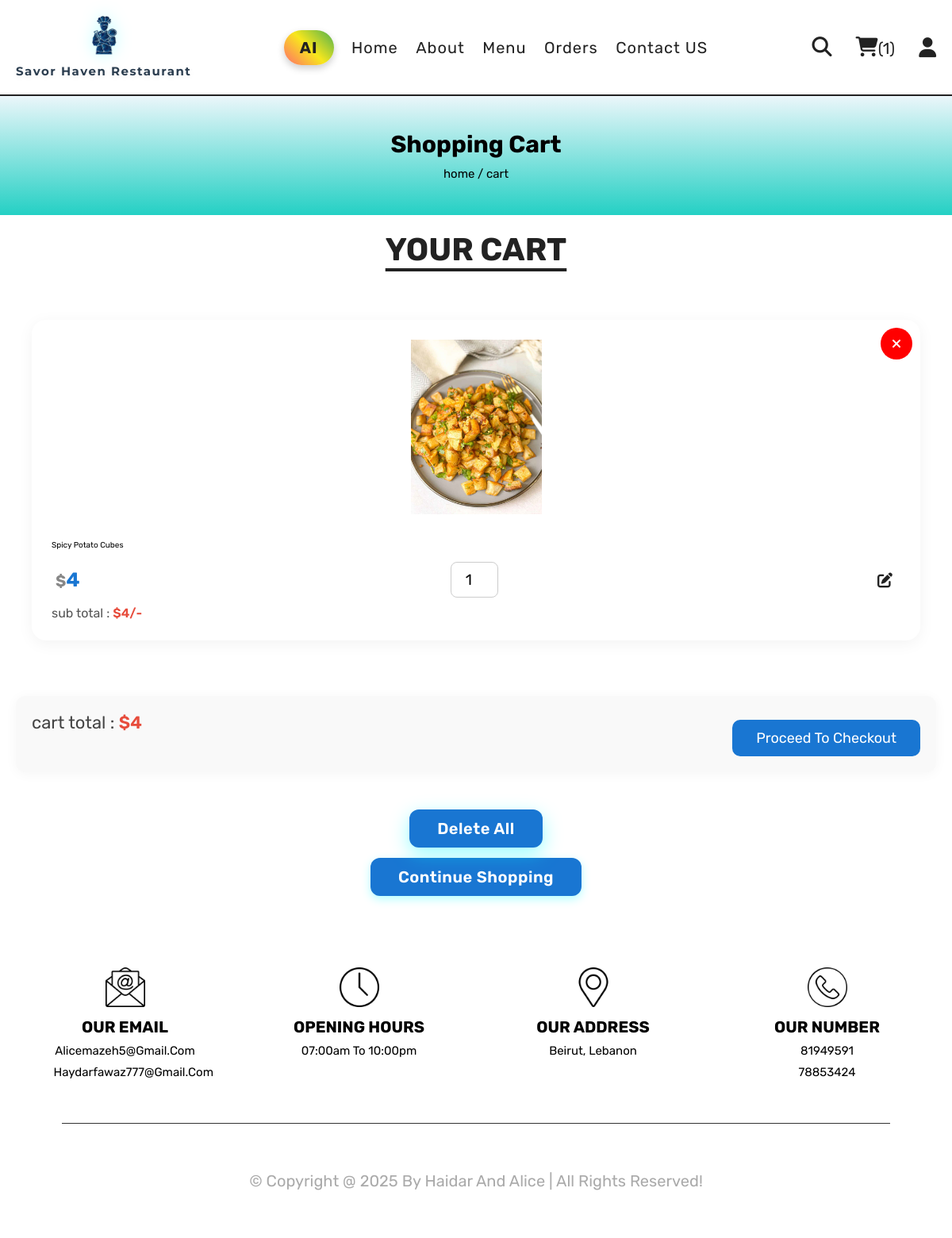
Screenshot of /cart.php (signed in) with the database file from the repository.
### tables this page shows
CREATE TABLE `cart` (
  `id` int(100) NOT NULL,
  `user_id` int(100) NOT NULL,
  `pid` int(100) NOT NULL,
  `name` varchar(100) NOT NULL,
  `price` int(10) NOT NULL,
  `quantity` int(10) NOT NULL,
  `image` varchar(100) NOT NULL
);

### cart.php (the view, shortened to what this page needs)
<?php
include 'components/connect.php';
if(isset($_SESSION['user_id'])){
   $user_id = $_SESSION['user_id'];
}else{
   $user_id = '';
   header('location:home.php');
};
?>
<!DOCTYPE html>
<html lang="en">
<head>
   <link rel="stylesheet" href="https://cdnjs.cloudflare.com/ajax/libs/font-awesome/6.1.1/css/all.min.css">
   <link rel="stylesheet" href="css/style.css">
</head>
<body>
<?php include 'components/user_header.php'; ?>
<div class="heading">
   <h3>shopping cart</h3>
   <p><a href="home.php">home</a> <span> / cart</span></p>
</div>
<section class="products">
   <h1 class="title">your cart</h1>
   <div class="box-container">
      <?php
         $grand_total = 0;
         $select_cart = $conn->prepare("SELECT * FROM `cart` WHERE user_id = ?");
         $select_cart->execute([$user_id]);
         if($select_cart->rowCount() > 0){
            while($fetch_cart = $select_cart->fetch(PDO::FETCH_ASSOC)){
      ?>
      <form action="" method="post" class="box">
         <button type="submit" class="fas fa-times" name="delete" onclick="return confirm('delete this item?');"></button>
         <img src="uploaded_img/<?= $fetch_cart['image']; ?>" alt="">
         <div class="name"><?= $fetch_cart['name']; ?></div>
         <div class="flex">
            <div class="price"><span>$</span><?= $fetch_cart['price']; ?></div>
            <input type="number" name="qty" class="qty" min="1" max="99" value="<?= $fetch_cart['quantity']; ?>" maxlength="2">
            <button type="submit" class="fas fa-edit" name="update_qty"></button>
         </div>
         <div class="sub-total"> sub total : <span>$<?= $sub_total = ($fetch_cart['price'] * $fetch_cart['quantity']); ?>/-</span> </div>
      </form>
      <?php
               $grand_total += $sub_total;
            }
         }else{
            echo '<p class="empty">your cart is empty</p>';
         }
      ?>
   </div>
   <div class="cart-total">
      <p>cart total : <span>$<?= $grand_total; ?></span></p>
      <a href="checkout.php" class="btn <?= ($grand_total > 1)?'':'disabled'; ?>">proceed to checkout</a>
   </div>
   <div class="more-btn">
      <form action="" method="post">
         <button type="submit" class="delete-btn <?= ($grand_total > 1)?'':'disabled'; ?>" name="delete_all" onclick="return confirm('delete all from cart?');">delete all</button>
      </form>
      <a href="menu.php" class="btn">continue shopping</a>
   </div>
</section>
<?php include 'components/footer.php'; ?>
</body>
</html>

### css/style.css (style rules this page uses)
:root { --yellow:#fed330; --red:#e74c3c; --white:#fff; --black:#222; --light-color:#777; --border:.2rem solid var(--black); }
* { font-family: 'Rubik', sans-serif; margin:0; padding:0; box-sizing: border-box; outline: none; border: none; text-decoration: none; }
html { font-size: 62.5%; overflow-x: hidden; scroll-behavior: smooth; stop-opacity: 7rem; }
section { margin:0 auto; max-width: 1200px; padding:2rem; }
.title { text-align: center; margin-bottom: 2.5rem; font-size: 4rem; color:var(--black); text-transform: uppercase; text-decoration: underline; text-underline-offset: 1rem; }
.heading { display: flex; align-items: center; justify-content: center; gap:1rem; flex-flow: column; background: linear-gradient(180deg, #ebf6fa,#24d0c4 ); min-height: 15rem; }
.heading h3 { font-size: 3rem; color:black; text-transform: capitalize; }
.heading p { font-size: 1.5rem; color:black; }
.heading p a { color: black; }
.btn, .delete-btn { margin-top: 1rem; display: inline-block; font-size: 2rem; padding:1rem 3rem; cursor: pointer; text-transform: capitalize; transition: .2s linear; }
.btn { background-color: #24d0c4; color:var(--black); }
.delete-btn { background-color: var(--red); color:var(--white); }
.products .box-container { display: grid; grid-template-columns: repeat(auto-fit, minmax(32rem, 1fr)); gap: 2.5rem; justify-content: center; padding: 4rem 2rem; }
.products .box-container .box { background-color: #fff; border-radius: 18px; padding: 2.5rem; box-shadow: 0 4px 20px rgba(0, 0, 0, 0.05); position: relative; overflow: hidden; transition: transform 0.3s ease, box-shadow 0.3s ease; }
.products .box-container .box img { height: 220px; object-fit: contain; width: 100%; margin-bottom: 3rem; transition: transform 0.3s ease; }
.products .box-container .box .flex { display: flex; align-items: center; justify-content: space-between; margin-top: 1.5rem; }
.products .box-container .box .flex .price { font-weight: bold; color: #1976d2; font-size: 2.5rem; }
.products .box-container .box .flex .price span { font-size: 2rem; color: #888; margin-left: 5px; }
.products .box-container .box .flex .qty { padding: 1rem; border-radius: 8px; border: 1px solid #ccc; font-size: 1.9rem; width: 6rem; text-align: center; }
.products .box-container .box .flex .fa-edit { background: white; border-radius: 8px; padding: 1rem; color: #222; font-size: 1.9rem; transition: all 0.2s ease; }
.products .box-container .box .fa-times { position: absolute; top: 1rem; right: 1rem; background: red; color: white ; border-radius: 50%; width: 4rem; height: 4rem; text-align: center; line-height: 4rem; font-size: 1.6rem; cursor: pointer; opacity: 1; }
.products .box-container .box .sub-total { margin-top: 1rem; font-size: 1.6rem; color: #555; }
.products .box-container .box .sub-total span { color: #e74c3c; font-weight: 600; }
.products .more-btn { text-align: center; margin-top: 4rem; }
.products .more-btn .delete-btn, .products .more-btn .btn { background: #1976D2; color: white; font-size: 2rem; font-weight: 600; padding: 1.2rem 3.5rem; border-radius: 12px; box-shadow: 0 4px 12px rgba(1, 254, 254, 0.3); transition: all 0.3s ease; border: none; display: inline-block; text-transform: capitalize; letter-spacing: 0.5px; }
.products .more-btn .delete-btn, .products .more-btn .btn:hover { transform: translateY(-3px); box-shadow: 0 8px 24px rgba(1, 254, 254, 0.4); }
.products .cart-total { display: flex; flex-wrap: wrap; justify-content: space-between; padding: 2rem; margin-top: 3rem; background: #f9f9f9; border-radius: 12px; box-shadow: 0 2px 16px rgba(0, 0, 0, 0.04); }
.products .cart-total p { font-size: 2.2rem; color: #444; }
.products .cart-total p span { color: #e74c3c; font-weight: 600; }
.products .cart-total .btn { background: #1976d2; color: white; padding: 1.2rem 3rem; font-size: 1.8rem; border-radius: 10px; transition: background 0.3s ease; }

### rows the page displays
cart: image (picture), name "Spicy Potato Cubes", price "4", qty "1"

### other values shown
$total_cart_items "1"
$grand_total "4"
